Frame 1 (no input): blank canvas, image omitted
Frame 60 (the mouse pressed at the canvas centre just before this capture): blank canvas, image omitted
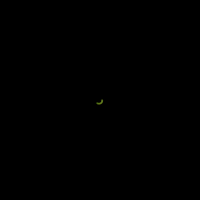
Frame 120 (the mouse held since frame 60 and released just before this capture)

The Processing sketch whose frames 1 and 60 were blank and that drew this single picture after the mouse press (run headless with seeded random() and noise(); from frame 60 on, the mouse is pressed at the canvas centre):

// Processing sketch: processing_141140
// ── processing_141140.pde

float r = 2;
float theta = 0;
float back = 0;

void setup() {
  size(200, 200);
  background(0);
  smooth();
}

void draw() {
  float x = r * cos(theta); //polar to cartesian conversion
  float y = r * sin(theta);

  noStroke();
  fill(back+200, back+255, back+50, theta+5);
  ellipse(x+width/2, y+height/2, 2, 2);

  theta += 0.02; //increment angle
  r+=0.02;
  println(back);
  
  if (r>150 ){
    r=2;
    back = back+10;
  }

//  if (r<=10) {
//    r+=0.02;
//  } 
//  else{
//    r-=0.02;
//  }

}
